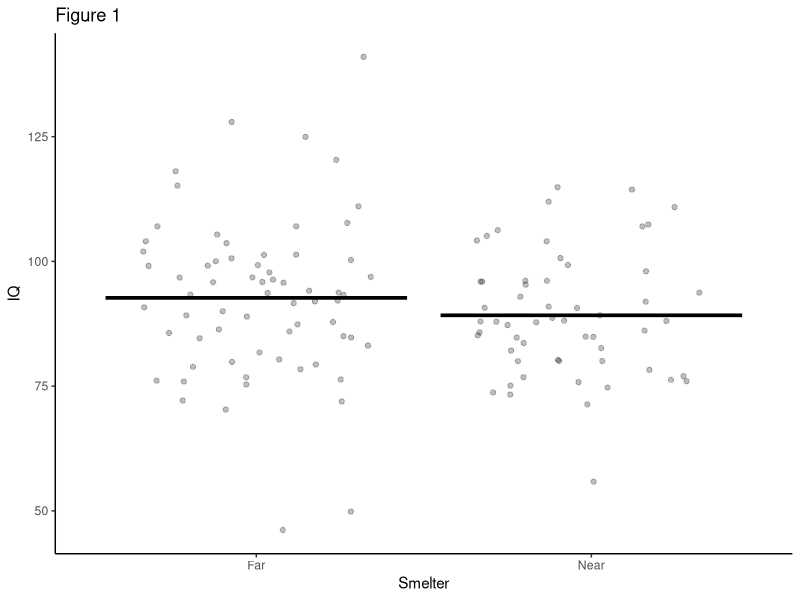

The R source for this figure:
## ---- chunk 1
knitr::opts_chunk$set(echo = TRUE)
## ---- chunk 2
library(tidyverse)
## ---- chunk 3
lead <- read_csv("../DataRaw/lead-iq-01.csv", show_col_types = FALSE)
## ---- chunk 4
(
  lead
  %>% mutate(IQ = if_else(IQ == 999, 99, IQ))
) -> lead
## ---- chunk 5
set.seed(1)

(
  ggplot(data = lead, aes(x = Smelter, y = IQ))
  + geom_jitter(width = 0.35, alpha = 0.25)
  + stat_summary(fun = mean, geom = "crossbar")
  + labs(title = "Figure 1")
  + theme_classic()
)
## ---- chunk 6
(
  lead
  %>% summarise(
    .by = Smelter,
    `Mean IQ` = mean(IQ) %>% round(2),
    `SD IQ` = sd(IQ) %>% round(2)
  )
) -> summaries

knitr::kable(summaries, format = "pipe", padding = 2, caption = "Table 1: Means and SDs")
